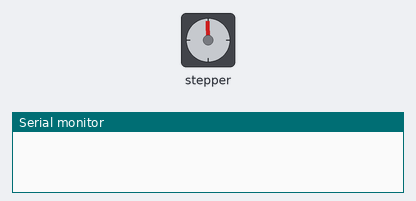
Bench run of a sketch on a simulated Arduino Uno, built with avr-gcc and run on an emulated ATmega328P. Shown: stepper motor, the last lines printed to the serial monitor. Wiring (inferred from the names in the program): stepper motor driver (200 steps per turn assumed): step pin 14; direction pin 15.

Above: at 0.15 s.
At 10.05 s:
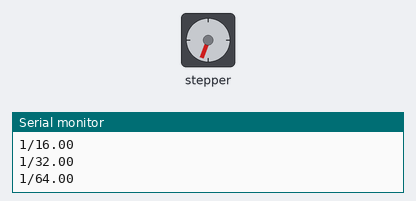
At 19.95 s:
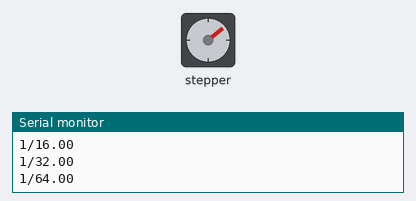
At 39.76 s:
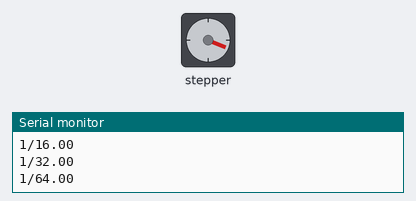
Timing chart, 0 to 40.0 s (numbered marks = the images above):
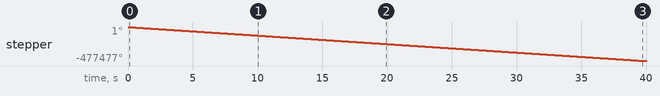

The sketch:

microsteps.ino
```cpp
#define dir_pin 15
#define step_pin 14
#define ms1_pin 13
#define ms2_pin 12
int t = 0;
int mode = 0;
void setup(){
  Serial.begin(921600);
  pinMode(dir_pin, OUTPUT);
  pinMode(step_pin, OUTPUT);
  pinMode(ms1_pin, OUTPUT);
  pinMode(ms2_pin, OUTPUT);
  digitalWrite(dir_pin, 0);
}

void loop(){
  t++;
  digitalWrite(step_pin, 1);
  delayMicroseconds(70);
  digitalWrite(step_pin, 0);
  delayMicroseconds(70);
  if (t > 5 * 1000000/300){
    t = 0;
    switch (mode) {
      case 0:
        digitalWrite(ms1_pin, 0);
        digitalWrite(ms2_pin, 0);
        mode = 1;
        break;
      case 1:
        digitalWrite(ms1_pin, 1);
        digitalWrite(ms2_pin, 0);
        mode = 2;
        break;
      case 2:
        digitalWrite(ms1_pin, 0);
        digitalWrite(ms2_pin, 1);
        mode = 3;
        break;
      case 3:
        digitalWrite(ms1_pin, 1);
        digitalWrite(ms2_pin, 1);
        mode = 0;
        break;
    }
    Serial.print("1/");
    Serial.println(pow(2, (mode + 3)));
  }
}
```

Measured:
- by itself, stepper: keeps turning counter-clockwise at about 11937°/s
